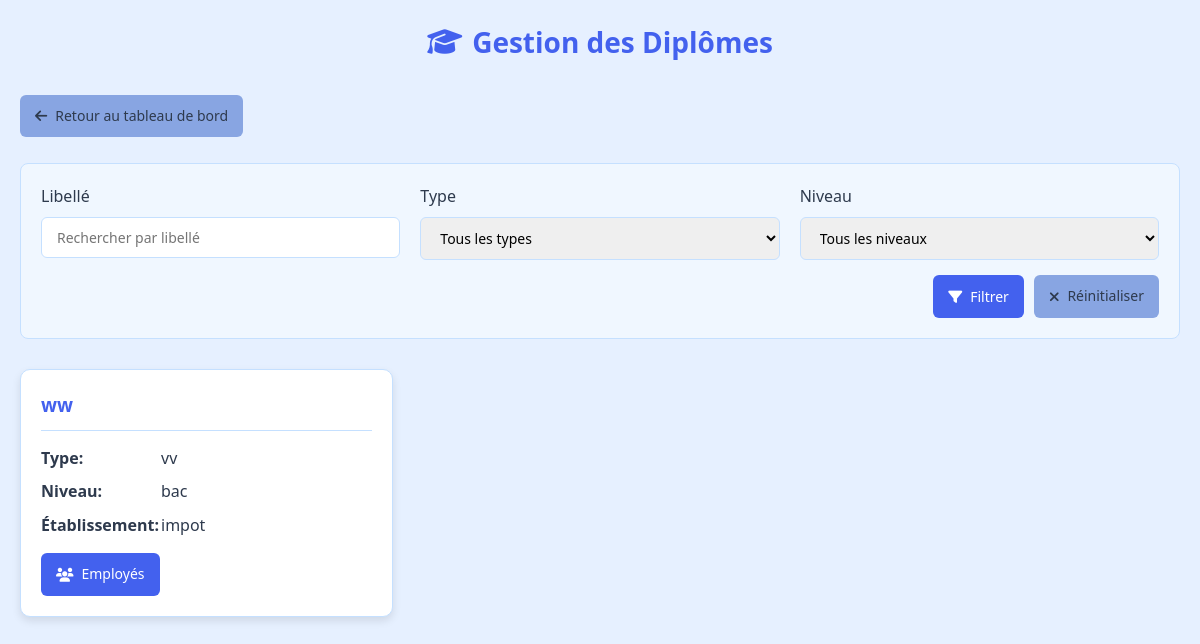
/stage/diplomes.php, run on an earlier commit of the app's database.
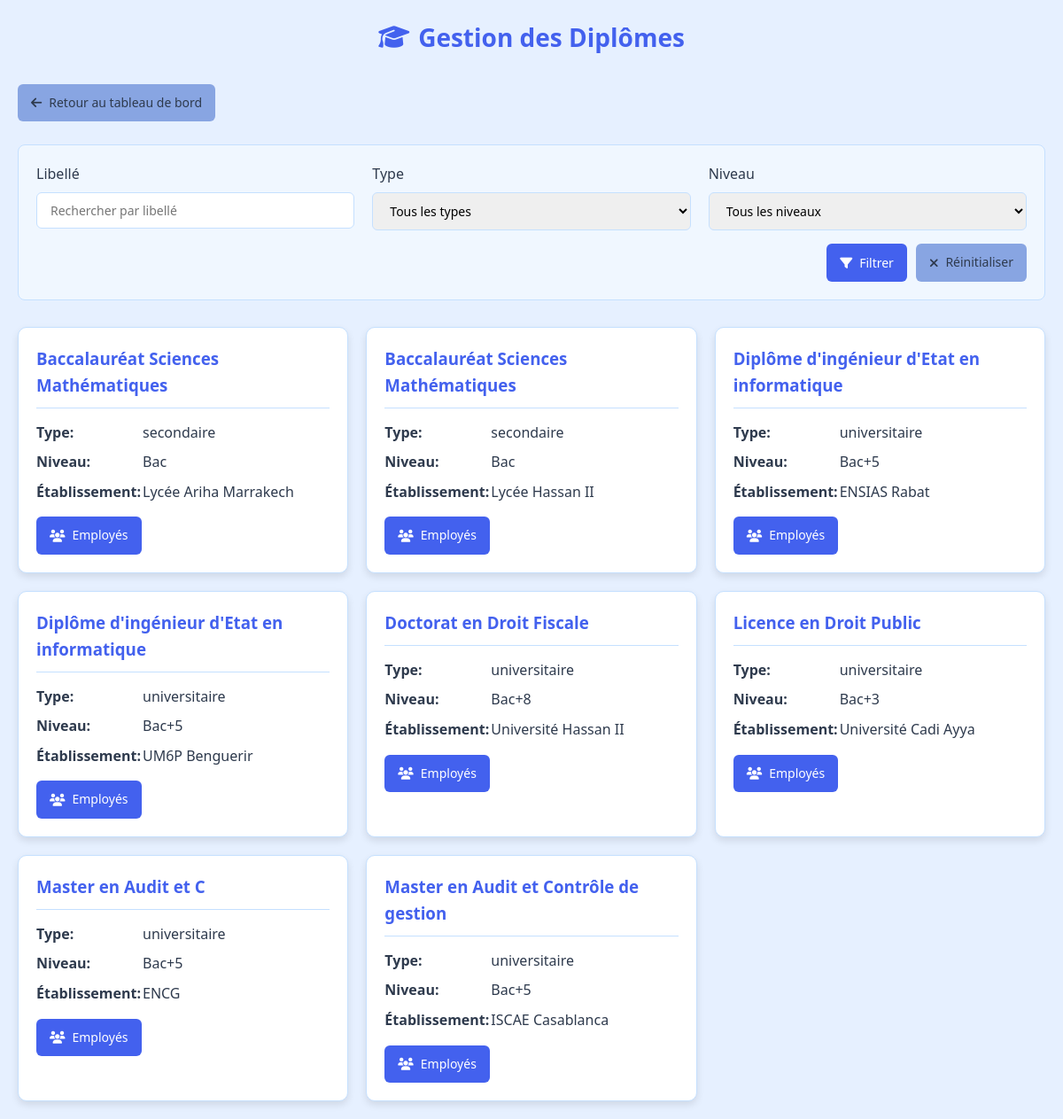
And on a later commit of the database.
### tables this page shows
CREATE TABLE `diplome` (
  `id` int(11) NOT NULL,
  `Lib` varchar(56) DEFAULT NULL,
  `niveau` varchar(20) DEFAULT NULL,
  `etablissement` varchar(56) DEFAULT NULL,
  `annee` date DEFAULT NULL,
  `type` varchar(20) DEFAULT NULL,
  `PPR` int(11) DEFAULT NULL
);

### stage/diplomes.php (the view, shortened to what this page needs)
<?php
$db = Database::getInstance()->getConnection();
$filter_lib = $_GET['filter_lib'] ?? '';
$view_employees = isset($_GET['view_employees']);
$sql = "SELECT * FROM diplome WHERE 1=1";
$sql .= " ORDER BY Lib";
$stmt = $db->prepare($sql);
$stmt->execute();
$diplomes_list = $stmt->fetchAll(PDO::FETCH_ASSOC);
$current_diplome = null;
$employees = [];
$role = $_COOKIE['role'] ?? '';
?>
<!DOCTYPE html>
<html lang="fr">
<head>
    <link href="https://cdnjs.cloudflare.com/ajax/libs/font-awesome/6.4.0/css/all.min.css" rel="stylesheet">
</head>
<body>
    <div class="container">
        <h1>
            <i class="fas fa-graduation-cap"></i>
            <?= $view_employees ? "Employés avec ce diplôme" : "Gestion des Diplômes" ?>
        </h1>
        <a href="dash.php" class="btn btn-secondary">
            <i class="fas fa-arrow-left"></i> Retour au tableau de bord
        </a>
        <?php if ($view_employees && $current_diplome): ?>
            <a href="?" class="btn btn-secondary">
                <i class="fas fa-arrow-left"></i> Retour à la liste des diplômes
            </a>
            <br><br>
            <div class="diplome-card">
                <h3><?= htmlspecialchars($current_diplome['Lib']) ?></h3>
                <div class="diplome-info">
                    <p><strong>Type:</strong> <?= htmlspecialchars($current_diplome['type']) ?></p>
                    <p><strong>Niveau:</strong> <?= htmlspecialchars($current_diplome['niveau']) ?></p>
                    <p><strong>Établissement:</strong> <?= htmlspecialchars($current_diplome['etablissement']) ?></p>
                </div>
                <div class="action-buttons">
                    <?php if ($role === 'admin'): ?>
                    <a href="admin/diploms_edit.php?ID=<?= urlencode($current_diplome['id']) ?>" class="btn btn-warning">
                        <i class="fas fa-edit"></i> Modifier
                    </a>
                    <a href="?delete_id=<?= urlencode($current_diplome['id']) ?>" class="btn btn-danger" onclick="return confirm('Êtes-vous sûr de vouloir supprimer ce diplôme ?')">
                        <i class="fas fa-trash"></i> Supprimer
                    </a>
                    <?php endif; ?>
                </div>
            </div>
            <div class="employees-section">
                <h2><i class="fas fa-users"></i> Employés avec ce diplôme</h2>
                <?php if (count($employees) > 0): ?>
                    <div class="employees-list">
                        <?php foreach ($employees as $employee): ?>
                            <div class="employee-card">
                                <div class="employee-photo">
                                    <?php if (!empty($employee['img_profile'])): ?>
                                        <img alt="Photo de profil">
                                    <?php else: ?>
                                        <i class="fas fa-user"></i>
                                    <?php endif; ?>
                                </div>
                                <div class="employee-info">
                                    <div class="employee-name">
                                        <?= htmlspecialchars($employee['prenom']) ?> <?= htmlspecialchars($employee['nom']) ?>
                                    </div>
                                    <div class="employee-position">
                                        <?= htmlspecialchars($employee['fonction']) ?> - <?= htmlspecialchars($employee['grade']) ?>
                                    </div>
                                </div>
                            </div>
                        <?php endforeach; ?>
                    </div>
                <?php else: ?>
                    <div class="no-employees">
                        <i class="fas fa-info-circle"></i> Aucun employé trouvé avec ce diplôme
                    </div>
                <?php endif; ?>
            </div>
        <?php else: ?>
            <br><br>
            <div class="filter-section">
                <form method="GET" action="">
                    <div class="filter-row">
                        <div class="filter-group">
                            <label for="filter_lib">Libellé</label>
                            <input type="text" id="filter_lib" name="filter_lib" value="<?= htmlspecialchars($filter_lib) ?>" placeholder="Rechercher par libellé">
                        </div>
                        <div class="filter-group">
                            <label for="filter_type">Type</label>
                            <select id="filter_type" name="filter_type">
                                <option value="">Tous les types</option>
                            </select>
                        </div>
                        <div class="filter-group">
                            <label for="filter_niveau">Niveau</label>
                            <select id="filter_niveau" name="filter_niveau">
                                <option value="">Tous les niveaux</option>
                            </select>
                        </div>
                    </div>
                    <div class="filter-actions">
                        <button type="submit" class="btn btn-primary">
                            <i class="fas fa-filter"></i> Filtrer
                        </button>
                        <a href="?" class="btn btn-secondary">
                            <i class="fas fa-times"></i> Réinitialiser
                        </a>
                    </div>
                </form>
            </div>
            <?php if (count($diplomes_list) > 0): ?>
                <div class="diplomes-grid">
                    <?php foreach ($diplomes_list as $diplome): ?>
                        <div class="diplome-card">
                            <h3><?= htmlspecialchars($diplome['Lib']) ?></h3>
                            <div class="diplome-info">
                                <p><strong>Type:</strong> <?= htmlspecialchars($diplome['type']) ?></p>
                                <p><strong>Niveau:</strong> <?= htmlspecialchars($diplome['niveau']) ?></p>
                                <p><strong>Établissement:</strong> <?= htmlspecialchars($diplome['etablissement']) ?></p>
                            </div>
                            <div class="action-buttons">
                                <a href="?view_employees=true&id=<?= urlencode($diplome['id']) ?>" class="btn btn-primary">
                                    <i class="fas fa-users"></i> Employés
                                </a>
                            </div>
                        </div>
                    <?php endforeach; ?>
                </div>
            <?php else: ?>
                <div class="no-results">
                    <i class="fas fa-info-circle"></i> Aucun diplôme trouvé avec les critères sélectionnés
                </div>
            <?php endif; ?>
        <?php endif; ?>
    </div>
</body>
</html>

### stage/diplomes.php (style rules this page uses)
:root { --primary-blue: #4361ee; --secondary-blue: #88a5e2ff; --light-bg: #f0f7ff; --table-bg: #ffffff; --text-dark: #2e3a4d; --text-light: #ffffff; --border-color: #c5e0ff; --error-color: #e74c3c; --success-color: #2ecc71; }
* { box-sizing: border-box; margin: 0; padding: 0; font-family: 'Segoe UI', Tahoma, Geneva, Verdana, sans-serif; }
body { background-color: #e6f0ff; color: var(--text-dark); line-height: 1.6; padding: 20px; }
.container { max-width: 1200px; margin: 0 auto; }
h1 { color: var(--primary-blue); margin-bottom: 30px; text-align: center; font-size: 28px; display: flex; align-items: center; justify-content: center; gap: 10px; }
.filter-section { background-color: var(--light-bg); padding: 20px; border-radius: 8px; margin-bottom: 30px; border: 1px solid var(--border-color); }
.filter-row { display: flex; flex-wrap: wrap; gap: 20px; margin-bottom: 15px; }
.filter-group { flex: 1; min-width: 200px; }
label { display: block; margin-bottom: 8px; font-weight: 500; color: var(--text-dark); }
input[type="text"], select { width: 100%; padding: 10px 15px; border: 1px solid var(--border-color); border-radius: 6px; font-size: 14px; transition: all 0.3s ease; }
.filter-actions { display: flex; gap: 10px; justify-content: flex-end; }
.diplomes-grid { display: grid; grid-template-columns: repeat(auto-fill, minmax(300px, 1fr)); gap: 20px; margin-top: 30px; }
.diplome-card { background-color: var(--table-bg); border-radius: 10px; box-shadow: 0 4px 8px rgba(0, 0, 0, 0.1); padding: 20px; border: 1px solid var(--border-color); transition: transform 0.3s ease, box-shadow 0.3s ease; }
.diplome-card h3 { color: var(--primary-blue); margin-bottom: 15px; border-bottom: 1px solid var(--border-color); padding-bottom: 10px; }
.diplome-info { margin-bottom: 15px; }
.diplome-info p { margin-bottom: 8px; display: flex; }
.diplome-info strong { min-width: 120px; display: inline-block; }
.btn { display: inline-flex; align-items: center; gap: 8px; padding: 10px 15px; border-radius: 6px; font-size: 14px; font-weight: 500; cursor: pointer; transition: all 0.3s ease; text-decoration: none; border: none; }
.btn-primary { background-color: var(--primary-blue); color: white; }
.btn-secondary { background-color: var(--secondary-blue); color: var(--text-dark); }
.action-buttons { display: flex; gap: 10px; margin-top: 15px; }

What changed in the data, as far as the page shows it:
removed diplome: Lib "ww", type "vv", niveau "bac", etablissement "impot"
added diplome: Lib "Baccalauréat Sciences Mathématiques", type "secondaire", niveau "Bac", etablissement "Lycée Ariha Marrakech"
added diplome: Lib "Baccalauréat Sciences Mathématiques", type "secondaire", niveau "Bac", etablissement "Lycée Hassan II"
added diplome: Lib "Diplôme d'ingénieur d'Etat en informatique", type "universitaire", niveau "Bac+5", etablissement "ENSIAS Rabat"
added diplome: Lib "Diplôme d'ingénieur d'Etat en informatique", type "universitaire", niveau "Bac+5", etablissement "UM6P Benguerir"
added diplome: Lib "Doctorat en Droit Fiscale", type "universitaire", niveau "Bac+8", etablissement "Université Hassan II"
added diplome: Lib "Licence en Droit Public", type "universitaire", niveau "Bac+3", etablissement "Université Cadi Ayya"
added diplome: Lib "Master en Audit et C", type "universitaire", niveau "Bac+5", etablissement "ENCG"
added diplome: Lib "Master en Audit et Contrôle de gestion", type "universitaire", niveau "Bac+5", etablissement "ISCAE Casablanca"
